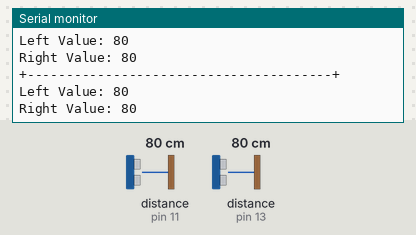
The sketch below on a simulated Arduino Uno, built with avr-gcc and run on an emulated ATmega328P. Shown: the last lines printed to the serial monitor. The inputs (shaded band) are chosen by the test bench; at power-on: distance to the obstacle (sensors on pin 11, pin 13) 80 cm.

Above: at 1.2 s.
1.3 s: distance to the obstacle (sensor on pin 11) set to 2 cm
At 1.5 s:
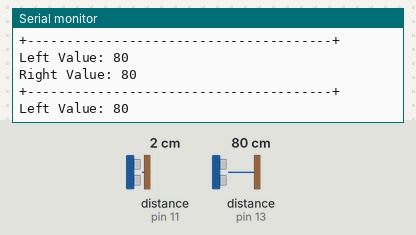
4.3 s: distance to the obstacle (sensor on pin 13) set to 2 cm
At 4.31 s:
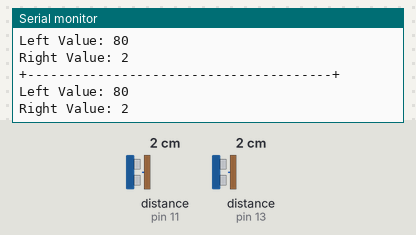
7.3 s: distance to the obstacle (sensor on pin 11) set to 4 cm
At 7.39 s:
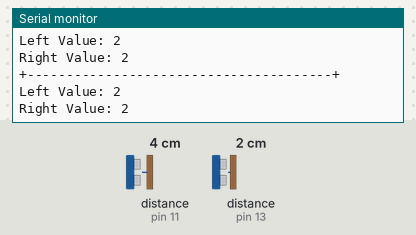
10.3 s: distance to the obstacle (sensor on pin 13) set to 120 cm
At 10.32 s:
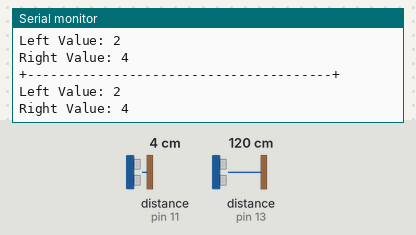
13.3 s: distance to the obstacle (sensor on pin 11) set to 120 cm
At 13.32 s:
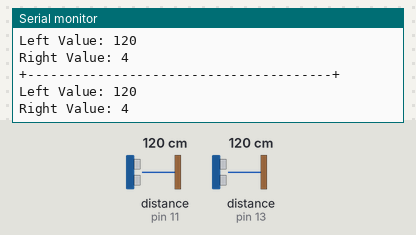
Timing chart, 0 to 16.3 s (numbered marks = the images above; inputs shaded):
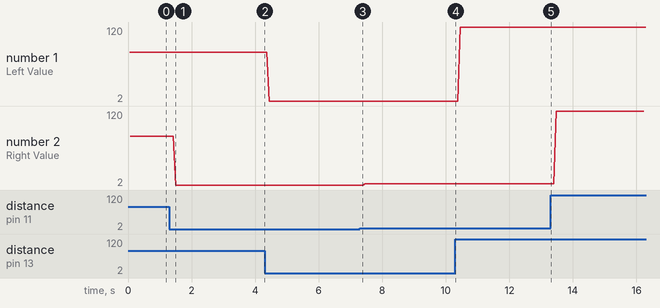

Measured:
- plotted number 1: 2 → 120 after the input at 10.3 s
- plotted number 2: 80 → 2 after the input at 1.3 s, 2 → 4 after the input at 7.3 s, 4 → 12 after the input at 13.3 s

The sketch:

sonar_test.ino
```cpp
#include <Ultrasonic.h>

const unsigned int RIGHT_SONAR_TX       = 10;
const unsigned int RIGHT_SONAR_RX       = 11;
const unsigned int LEFT_SONAR_TX        = 12;
const unsigned int LEFT_SONAR_RX        = 13;

const bool FOR_CSV                      = false; // set false if would like an easy to read output
const unsigned int DELAY_TIME           = 500; // amount of delay inbetween loops

Ultrasonic leftSonar(LEFT_SONAR_TX, LEFT_SONAR_RX);
Ultrasonic rightSonar(RIGHT_SONAR_TX, RIGHT_SONAR_RX);

void setup() {
  pinMode(LEFT_SONAR_TX, OUTPUT);
  pinMode(LEFT_SONAR_RX, INPUT);
  pinMode(RIGHT_SONAR_TX, OUTPUT);
  pinMode(RIGHT_SONAR_RX, INPUT);

  Serial.begin(9600);

  Serial.println("Sonar Readings");
  if (FOR_CSV) {
    Serial.println("Left Sonar,Right Sonar");
  }
}

void loop() {
  int leftVal = leftSonar.Ranging(CM);
  int rightVal = rightSonar.Ranging(CM);

  if (FOR_CSV) {
    Serial.print(leftVal);
    Serial.print(",");
    Serial.println(rightVal);
  } else {
    Serial.println("+---------------------------------------+");
    Serial.print("Left Value: ");
    Serial.println(leftVal);
    Serial.print("Right Value: ");
    Serial.println(rightVal);
  }

}
```
